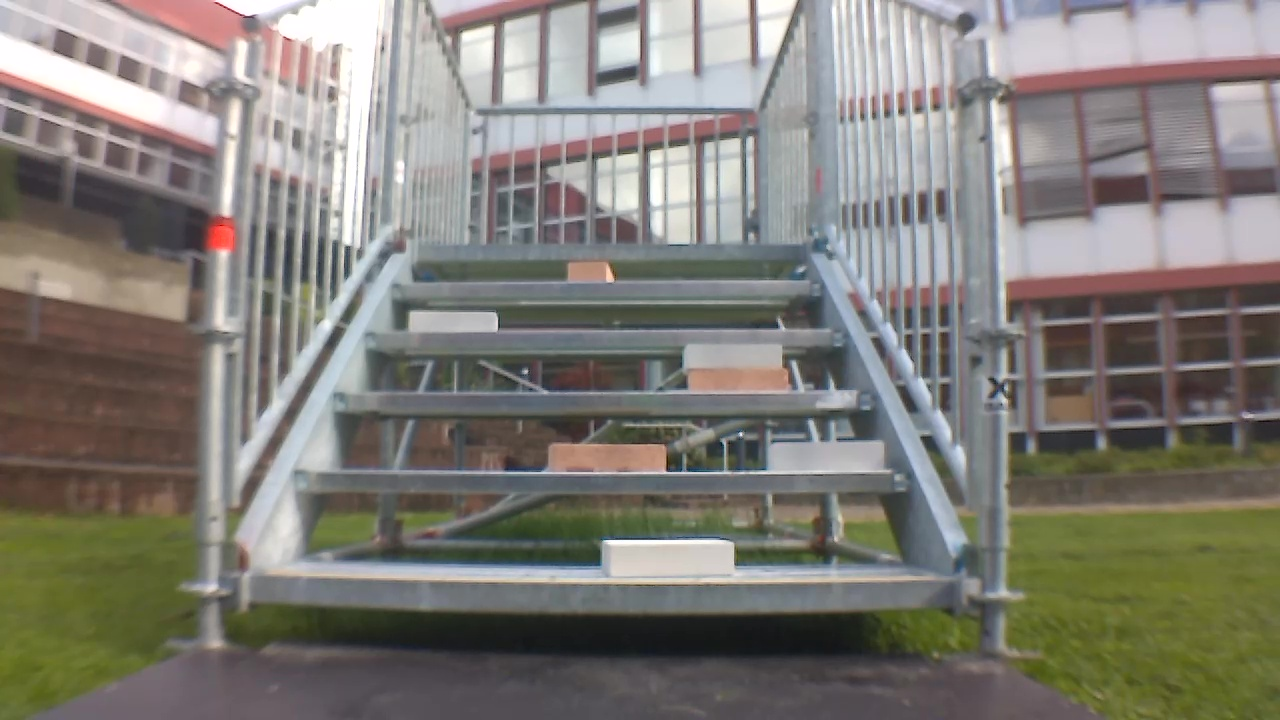
#> input picture camera_calibration/examples/jetson-2021-07-05-2-00211.jpg, 1280 x 720 px
$ python calibrate.py   (older library calls are emulated)
#> lines starting #> are read from the running program, lines starting #| are printed output that depends on the picture
from calibration_api import Camera_Calibration_API
import glob
import numpy as np
import cv2

def calibrate():
    images_path_list = glob.glob("chessboards/*.jpg")
    chessboard = Camera_Calibration_API(pattern_type="chessboard",
                                        pattern_rows=9,
                                        pattern_columns=7,
                                        distance_in_world_units = 10 #lets assume the each square is 10 in some world units
                                    )
    results = chessboard.calibrate_camera(images_path_list)
    intrinsic_matrix = results["intrinsic_matrix"]
    distortion_coeffs = results["distortion_coefficients"]
    print("Saving parameters to file.")
    print(intrinsic_matrix)
    with open("intrinsic_matrix.txt", "w") as file:
        for row in intrinsic_matrix:
            np.savetxt(file, row)
    with open("distortion_coeffs.txt", "w") as file:
        for row in distortion_coeffs:
            np.savetxt(file, row)
    print("calibrating done")

def test_calibration():
    intrinsic_matrix = np.loadtxt("intrinsic_matrix.txt").reshape(3, 3)
    distortion_coeffs = np.loadtxt("distortion_coeffs.txt").reshape(1, 5)
    image = cv2.imread("examples/jetson-2021-07-05-2-00211.jpg")
#> image is the input picture: shape (720, 1280, 3); mean B, G, R 118.8, 125.6, 128.7
    # Now undistort the wide-lense image.
    map1, map2 = cv2.initUndistortRectifyMap(intrinsic_matrix, distortion_coeffs, None, intrinsic_matrix, (1280, 720), cv2.CV_16SC2)
    fixed = cv2.remap(
        image,
        map1,
        map2,
        cv2.INTER_LINEAR,
        cv2.BORDER_CONSTANT)
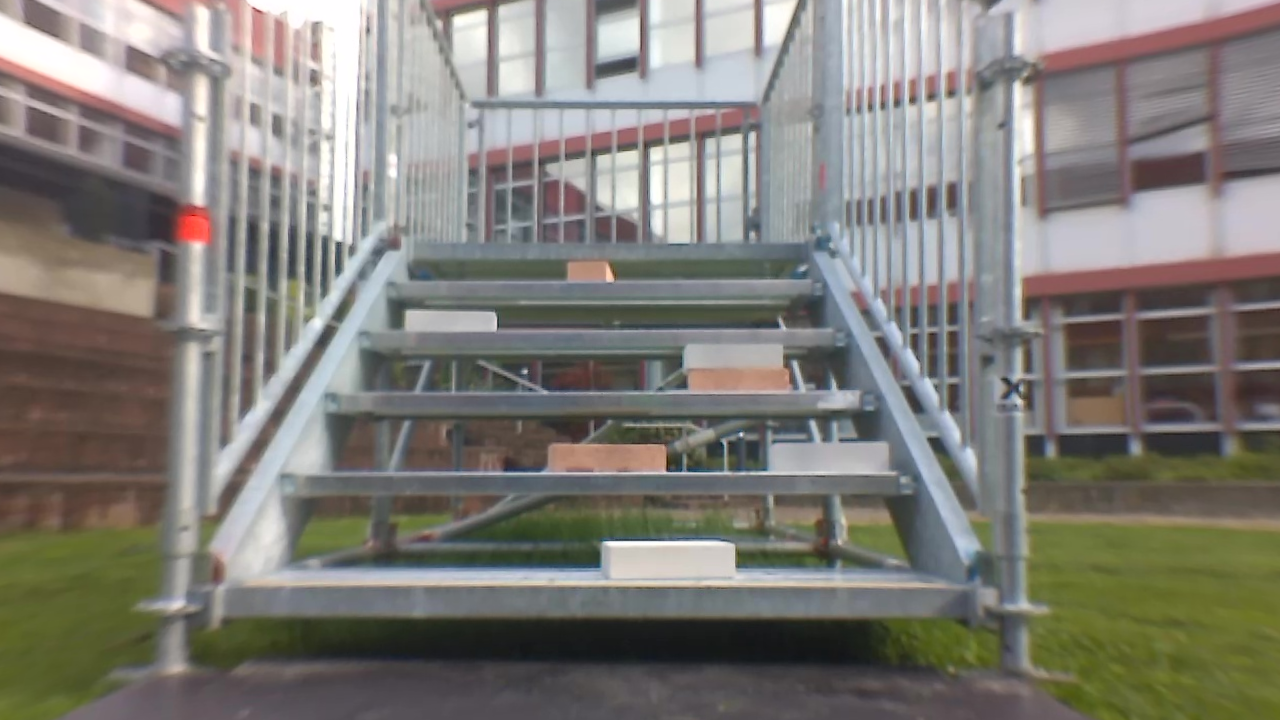
#> fixed: shape (720, 1280, 3); mean B, G, R 119.3, 125.4, 128.1
    cv2.imwrite("test_calibration_before.jpg", image)
    cv2.imwrite("test_calibration_after.jpg", fixed)

#calibrate()
test_calibration()

# [11 lines of commented-out code are left out]
